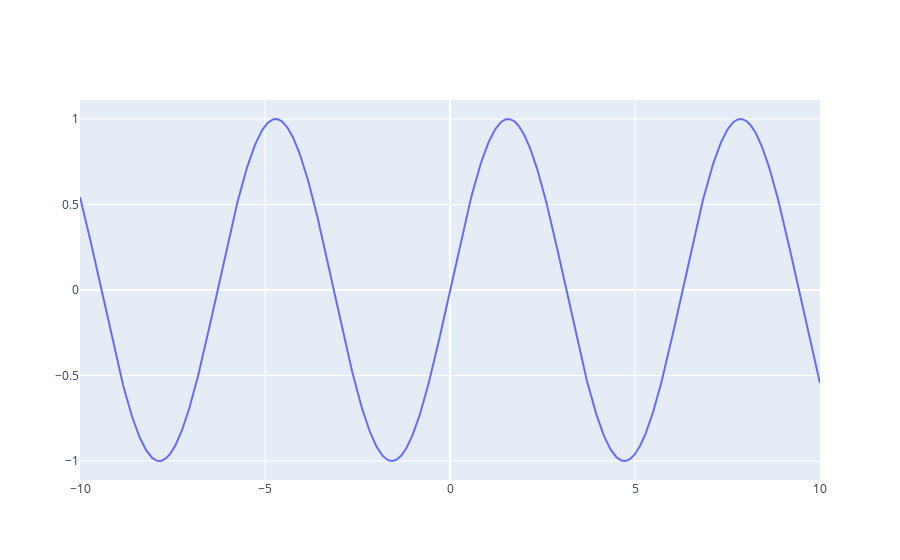

Notebook code for this chart:
### Code cell
x = np.linspace(-10, 10, 1000)
y = np.sin(x)

fig = go.Figure() #создали фигуру, на которую собираемся навешивать графики
fig.add_trace(go.Scatter(x=x, y=y, mode='lines')) #добавили синусоиду
fig.show() #показали график

### Figure 1 — Plotly figure (JSON) as saved in the notebook; plotly's stock layout.template omitted (floating-point values rounded to 4 significant figures; data arrays with more than 128 entries replaced by an {"elided": "..."} marker saying what was removed)
{"data": [{"mode": "lines", "type": "scatter", "x": {"elided": "1000 float values"}, "y": {"elided": "1000 float values"}}], "layout": {}}
